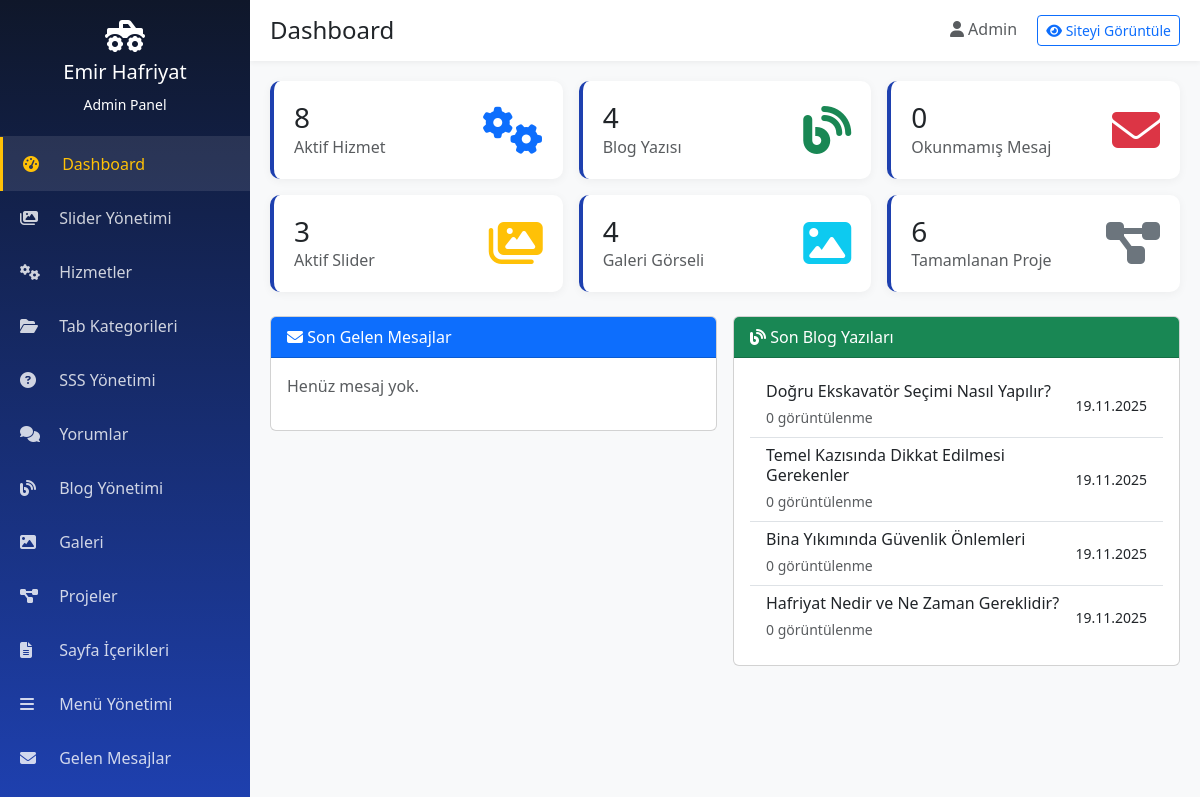
/admin/index.php (signed in), run on the app's committed database.
### tables this page shows
CREATE TABLE `blog` (
  `id` int(11) NOT NULL AUTO_INCREMENT,
  `title` varchar(200) NOT NULL,
  `slug` varchar(200) NOT NULL,
  `excerpt` text,
  `content` text NOT NULL,
  `featured_image` varchar(255) DEFAULT NULL,
  `category` varchar(100) DEFAULT NULL,
  `author` varchar(100) DEFAULT 'Admin',
  `views` int(11) DEFAULT 0,
  `status` tinyint(1) DEFAULT 1,
  `meta_title` varchar(200) DEFAULT NULL,
  `meta_description` text,
  `meta_keywords` text,
  `created_at` timestamp NOT NULL DEFAULT CURRENT_TIMESTAMP,
  `updated_at` timestamp NOT NULL DEFAULT CURRENT_TIMESTAMP ON UPDATE CURRENT_TIMESTAMP,
  PRIMARY KEY (`id`),
  UNIQUE KEY `slug` (`slug`)
);

### config.php (called while the page is built, shortened)
<?php
spl_autoload_register(function($class) {
    $file = BASE_PATH . '/includes/classes/' . $class . '.php';
});
require_once BASE_PATH . '/includes/functions.php';

### includes/classes/Database.php (called while the page is built, shortened)
<?php
class Database {
    private static $instance = null;
    private $conn;
    private function __construct() {
        try {
            $dsn = "mysql:host=" . DB_HOST . ";dbname=" . DB_NAME . ";charset=" . DB_CHARSET;
            $this->conn = new PDO($dsn, DB_USER, DB_PASS);
            $this->conn->setAttribute(PDO::ATTR_ERRMODE, PDO::ERRMODE_EXCEPTION);
            $this->conn->setAttribute(PDO::ATTR_DEFAULT_FETCH_MODE, PDO::FETCH_ASSOC);
            $this->conn->setAttribute(PDO::ATTR_EMULATE_PREPARES, false);
        } catch(PDOException $e) {
            die("Veritabanı bağlantısı başarısız: " . $e->getMessage());
        }
    }
    public static function getInstance() {
        if (self::$instance === null) {
            self::$instance = new self();
        }
        return self::$instance;
    }
    public function query($sql, $params = []) {
        try {
            $stmt = $this->conn->prepare($sql);
            $stmt->execute($params);
            return $stmt;
        } catch(PDOException $e) {
            error_log("Query Error: " . $e->getMessage());
            return false;
        }
    }
    public function fetchAll($sql, $params = []) {
        $stmt = $this->query($sql, $params);
        return $stmt ? $stmt->fetchAll() : [];
    }
    public function fetchOne($sql, $params = []) {
        $stmt = $this->query($sql, $params);
        return $stmt ? $stmt->fetch() : null;
    }
}

### includes/functions.php (called while the page is built, shortened)
<?php
function clean($data) {
    return htmlspecialchars(strip_tags(trim($data)), ENT_QUOTES, 'UTF-8');
}
function formatDate($date, $format = 'd.m.Y') {
    return date($format, strtotime($date));
}

### admin/index.php (the view, shortened to what this page needs)
<?php
include 'includes/header.php';
$stats = [
    'services' => $db->fetchOne("SELECT COUNT(*) as count FROM services WHERE status = 1")['count'],
    'blog' => $db->fetchOne("SELECT COUNT(*) as count FROM blog WHERE status = 1")['count'],
    'gallery' => $db->fetchOne("SELECT COUNT(*) as count FROM gallery WHERE status = 1")['count'],
    'projects' => $db->fetchOne("SELECT COUNT(*) as count FROM projects WHERE status = 1")['count'],
    'messages' => $db->fetchOne("SELECT COUNT(*) as count FROM contact_messages WHERE is_read = 0")['count'],
    'sliders' => $db->fetchOne("SELECT COUNT(*) as count FROM sliders WHERE status = 1")['count'],
];
$recentMessages = $db->fetchAll("SELECT * FROM contact_messages ORDER BY created_at DESC LIMIT 5");
$recentBlogs = $db->fetchAll("SELECT * FROM blog ORDER BY created_at DESC LIMIT 5");
?>
<div class="row g-3 mb-4">
    <div class="col-md-4">
        <div class="stat-card">
            <div class="d-flex justify-content-between align-items-center">
                <div>
                    <h3 class="mb-0"><?= $stats['services'] ?></h3>
                    <p class="text-muted mb-0">Aktif Hizmet</p>
                </div>
                <div class="text-primary">
                    <i class="fas fa-cogs fa-3x"></i>
                </div>
            </div>
        </div>
    </div>
    <div class="col-md-4">
        <div class="stat-card">
            <div class="d-flex justify-content-between align-items-center">
                <div>
                    <h3 class="mb-0"><?= $stats['blog'] ?></h3>
                    <p class="text-muted mb-0">Blog Yazısı</p>
                </div>
                <div class="text-success">
                    <i class="fas fa-blog fa-3x"></i>
                </div>
            </div>
        </div>
    </div>
    <div class="col-md-4">
        <div class="stat-card">
            <div class="d-flex justify-content-between align-items-center">
                <div>
                    <h3 class="mb-0"><?= $stats['messages'] ?></h3>
                    <p class="text-muted mb-0">Okunmamış Mesaj</p>
                </div>
                <div class="text-danger">
                    <i class="fas fa-envelope fa-3x"></i>
                </div>
            </div>
        </div>
    </div>
    <div class="col-md-4">
        <div class="stat-card">
            <div class="d-flex justify-content-between align-items-center">
                <div>
                    <h3 class="mb-0"><?= $stats['sliders'] ?></h3>
                    <p class="text-muted mb-0">Aktif Slider</p>
                </div>
                <div class="text-warning">
                    <i class="fas fa-images fa-3x"></i>
                </div>
            </div>
        </div>
    </div>
    <div class="col-md-4">
        <div class="stat-card">
            <div class="d-flex justify-content-between align-items-center">
                <div>
                    <h3 class="mb-0"><?= $stats['gallery'] ?></h3>
                    <p class="text-muted mb-0">Galeri Görseli</p>
                </div>
                <div class="text-info">
                    <i class="fas fa-image fa-3x"></i>
                </div>
            </div>
        </div>
    </div>
    <div class="col-md-4">
        <div class="stat-card">
            <div class="d-flex justify-content-between align-items-center">
                <div>
                    <h3 class="mb-0"><?= $stats['projects'] ?></h3>
                    <p class="text-muted mb-0">Tamamlanan Proje</p>
                </div>
                <div class="text-secondary">
                    <i class="fas fa-project-diagram fa-3x"></i>
                </div>
            </div>
        </div>
    </div>
</div>
<div class="row g-3">
    <div class="col-md-6">
        <div class="card">
            <div class="card-header bg-primary text-white">
                <i class="fas fa-envelope"></i> Son Gelen Mesajlar
            </div>
            <div class="card-body">
                <?php if (empty($recentMessages)): ?>
                    <p class="text-muted">Henüz mesaj yok.</p>
                <?php endif; ?>
            </div>
        </div>
    </div>
    <div class="col-md-6">
        <div class="card">
            <div class="card-header bg-success text-white">
                <i class="fas fa-blog"></i> Son Blog Yazıları
            </div>
            <div class="card-body">
                <?php if (empty($recentBlogs)): ?>
                    <p class="text-muted">Henüz blog yazısı yok.</p>
                <?php else: ?>
                    <div class="list-group list-group-flush">
                        <?php foreach ($recentBlogs as $blog): ?>
                            <a href="blog_edit.php?id=<?= $blog['id'] ?>" class="list-group-item list-group-item-action">
                                <div class="d-flex justify-content-between align-items-center">
                                    <div>
                                        <h6 class="mb-1"><?= clean($blog['title']) ?></h6>
                                        <small class="text-muted">
                                            <?= $blog['views'] ?> görüntülenme
                                        </small>
                                    </div>
                                    <small><?= formatDate($blog['created_at'], 'd.m.Y') ?></small>
                                </div>
                            </a>
                        <?php endforeach; ?>
                    </div>
                <?php endif; ?>
            </div>
        </div>
    </div>
</div>
<?php include 'includes/footer.php'; ?>

### admin/includes/header.php (style rules this page uses)
:root { --sidebar-width: 250px; --primary-yellow: #FFC107; --primary-blue: #1E40AF; --dark-blue: #0F172A; }
body { background: #f8f9fa; }
.stat-card { background: white; border-radius: 10px; padding: 20px; box-shadow: 0 2px 10px rgba(0,0,0,0.05); border-left: 4px solid var(--primary-blue); }

### data on the page
blog: id "4", views "0", title "Hafriyat Nedir ve Ne Zaman Gereklidir?", created_at "19.11.2025"
blog: title "Doğru Ekskavatör Seçimi Nasıl Yapılır?", views "0", created_at "19.11.2025"
blog: title "Temel Kazısında Dikkat Edilmesi Gerekenler", views "0", created_at "19.11.2025"
blog: title "Bina Yıkımında Güvenlik Önlemleri", views "0", created_at "19.11.2025"

### other printed values
$pageTitle "Dashboard"
$_SESSION['admin_name'] "Admin"
$stats['services'] "8"
$stats['sliders'] "3"
$stats['projects'] "6"
